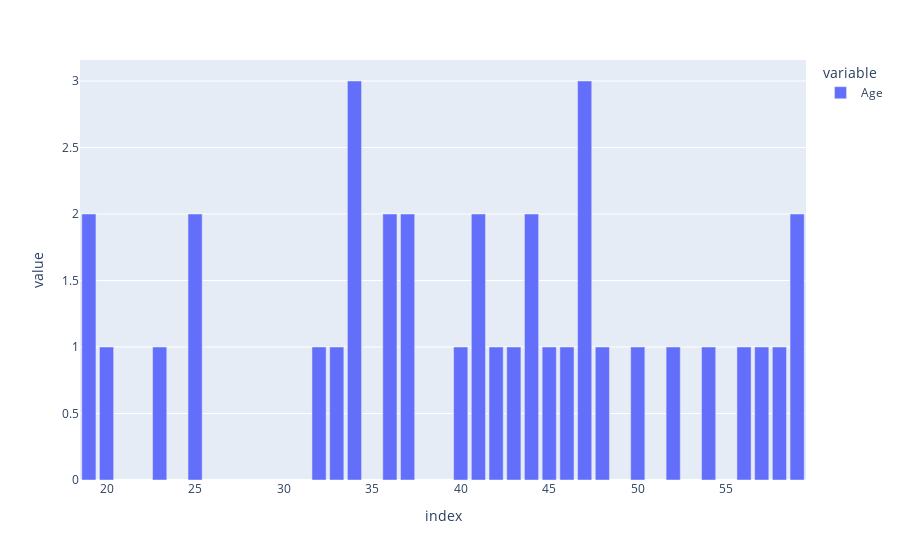

The code cell stored with this chart in its notebook:
### Code cell
px.bar(highest_spending_age_group_low_income)

#People in their 30-50 more likely to have high spending among the low income groups

### Figure 1 — Plotly figure (JSON) as saved in the notebook; plotly's stock layout.template omitted (floating-point values rounded to 4 significant figures)
{"data": [{"alignmentgroup": "True", "hovertemplate": "variable=Age<br>index=%{x}<br>value=%{y}<extra></extra>", "legendgroup": "Age", "marker": {"color": "#636efa", "pattern": {"shape": ""}}, "name": "Age", "offsetgroup": "Age", "orientation": "v", "showlegend": true, "textposition": "auto", "type": "bar", "x": [19, 20, 23, 25, 32, 33, 34, 36, 37, 40, 41, 42, 43, 44, 45, 46, 47, 48, 50, 52, 54, 56, 57, 58, 59], "xaxis": "x", "y": [2, 1, 1, 2, 1, 1, 3, 2, 2, 1, 2, 1, 1, 2, 1, 1, 3, 1, 1, 1, 1, 1, 1, 1, 2], "yaxis": "y"}], "layout": {"barmode": "relative", "legend": {"title": {"text": "variable"}, "tracegroupgap": 0}, "margin": {"t": 60}, "xaxis": {"anchor": "y", "domain": [0, 1], "title": {"text": "index"}}, "yaxis": {"anchor": "x", "domain": [0, 1], "title": {"text": "value"}}}}
